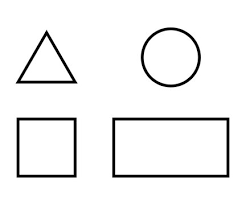
#> input picture HW2/images/Q7.png, 246 x 205 px
$ jupyter execute Q5.ipynb
#> lines starting #> are read from the running program, lines starting #| are printed output that depends on the picture; after the words box and inside, x2 and y2 are one past the last pixel; in counts of white or black regions, pixels touching at a corner belong together
# Q5

[cell 1]
import numpy as np
import cv2
from matplotlib import pyplot as plt

## part a

[cell 2]
image = cv2.imread('images/Q7.png')
#> image is the input picture: shape (205, 246, 3); min 0, max 255, mean 242.2
gray_image = cv2.cvtColor(image, cv2.COLOR_BGR2GRAY)
plt.imshow(gray_image , cmap='gray')
plt.title('original image')

[cell 3]
# pre-process: making binary image

canny_img = cv2.Canny(gray_image, 60, 100)
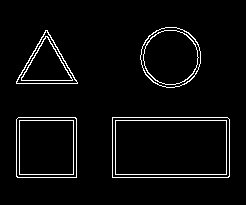
#> canny_img: shape (205, 246); 3.9% white in thin lines or dots, all inside (x1, y1, x2, y2) = (16, 27, 230, 178)

plt.imshow(canny_img , cmap='gray')
plt.title('binary image')

[cell 4]
# finding contours

contours, hierarchy = cv2.findContours(canny_img, cv2.RETR_EXTERNAL, cv2.CHAIN_APPROX_SIMPLE)
#> contours = 4 contours; box (x1, y1, x2, y2) and area: (112, 117, 230, 178) 7018, (16, 117, 77, 178) 3597, (140, 27, 201, 88) 2836, (16, 30, 78, 84) 1686

[cell 5]
# drawing contours
contours_image = canny_img.copy()
cv2.drawContours(contours_image, contours, -1, (0,255,0), 3)
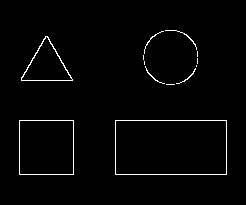
#> contours_image: shape (205, 246); 1.8% white in thin lines or dots, all inside (x1, y1, x2, y2) = (19, 30, 227, 175)

plt.imshow(contours_image, cmap='gray')
plt.title('contours drawed')

## part b)

[cell 6]
for contour in contours:
    epsilon = 0.01 * cv2.arcLength(contour, True)
    approximations = cv2.approxPolyDP(contour, epsilon, True)
    # cv2.drawContours(canny_img, [approximations], 0, (0), 3)
    for point in approximations:
        #mark the corners
        cv2.drawMarker(gray_image, tuple(point[0]), (0,0,0), cv2.MARKER_STAR, 10, 2)
    #the name of the detected shapes are written on the image
    i, j = approximations[0][0]
    if len(approximations) == 3:
        cv2.putText(gray_image, "Triangle", (i, j), cv2.FONT_HERSHEY_COMPLEX, 0.5, (0,255,0), 2)
    elif len(approximations) == 4:
        x,y,w,h = cv2.boundingRect(contour)
        if w==h:
             cv2.putText(gray_image, "Square", (i, j), cv2.FONT_HERSHEY_COMPLEX, 0.5, (0,255,0), 2)
        else:
            cv2.putText(gray_image, "Rectangle", (i, j), cv2.FONT_HERSHEY_COMPLEX, 0.5, (0,255,0), 2)
    elif len(approximations) == 5:
        cv2.putText(gray_image, "Pentagon", (i, j), cv2.FONT_HERSHEY_COMPLEX, 0.5, (0,255,0), 2)
    else:
        cv2.putText(gray_image, "Circle", (i, j), cv2.FONT_HERSHEY_COMPLEX, 0.5, (0,255,0), 2)
#> this loop made 4 passes
#> (epsilon, approximations, i, j, x, y, w, h) on passes 1 to 2: (3.52, [[112, 117], [112, 177], [229, 176], [227, 117]], 112, 117, 112, 117, 118, 61), (2.38, [[18, 117], [16, 176], [76, 177], [76, 118]], 18, 117, 16, 117, 61, 61)
#> (epsilon, approximations, i, j) on pass 3: (1.93, [[45, 30], [16, 83], [77, 83]], 45, 30)
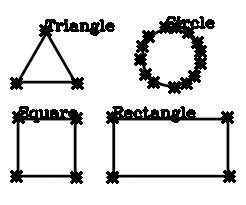
#> gray_image: shape (205, 246); min 0, max 255, mean 220.2

plt.imshow(gray_image, cmap='gray')
